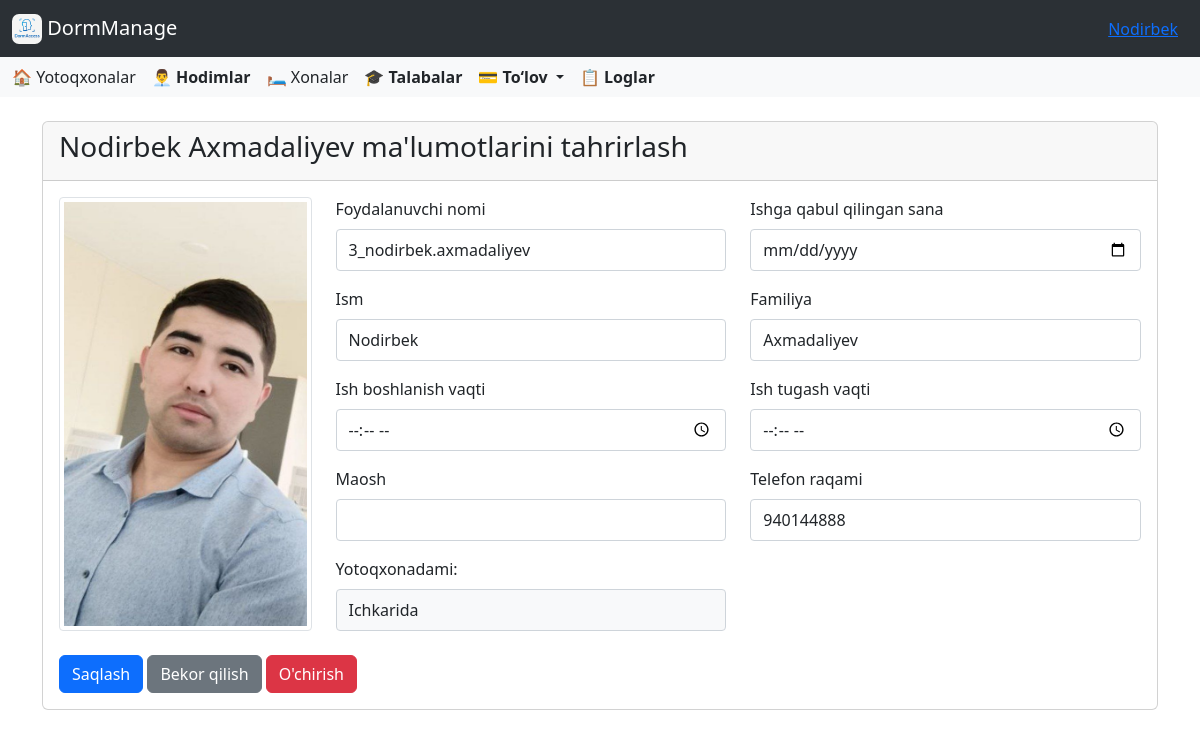
Screenshot of /employees/3/update/ (signed in) with the database file from the repository.
### accounts/models.py (models this page shows, shortened)
class CustomUser(AbstractUser):
    id = AutoIncrementField(start_from=1)
    ROLE_CHOICES = [
        ('director', 'Direktor'),
        ('employee', 'Xodim'),
    ]
    role = models.CharField(
        max_length=10,
        choices=ROLE_CHOICES,
        default='other',
        verbose_name='Lavozim'
    )
    work_start = models.TimeField(
        verbose_name='Ish boshlanish vaqti',
        null=True,
        blank=True
    )
    work_end = models.TimeField(
        verbose_name='Ish tugash vaqti',
        null=True,
        blank=True
    )
    phone_number = models.CharField(
        max_length=20,
        blank=True,
        verbose_name='Telefon raqami'
    )
    hire_date = models.CharField(
        max_length=10,
        null=True,
        blank=True,
        verbose_name='Ishga qabul qilingan sana'
    )
    photo = models.ImageField(
        upload_to=staff_photo_upload_path,
        blank=False,
        null=False,
        verbose_name='Hodim surati'
    )
    salary = models.PositiveIntegerField(
        verbose_name='Maosh',
        null=True,
        blank=True,
        help_text="Hodimning maoshi (so'mda)"
    )
    is_in_dormitory = models.BooleanField(default=False)

### accounts/views.py (the view, shortened to what this page needs)
# urls.py: path('<int:pk>/update/', EmployeeUpdateView.as_view(), name='employee_update'),
class EmployeeUpdateView(LoginRequiredMixin, DirectorAccessMixin, UpdateView):
    model = CustomUser
    form_class = CustomUserUpdateForm
    template_name = 'accounts/employee_update.html'
    success_url = reverse_lazy('employees')
    def get_context_data(self, **kwargs):
        context = super().get_context_data(**kwargs)
        context['title'] = f"{self.object.first_name} ma'lumotlarini tahrirlash"
        return context

### accounts/forms.py
class CustomUserUpdateForm(UserChangeForm):
    password = None  # Parolni bu yerda ko'rsatmaymiz, alohida forma orqali o'zgartiriladi
    class Meta:
        model = CustomUser
        fields = [
            'first_name', 'last_name',
            'work_start', 'work_end', 'phone_number',
            'hire_date', 'salary'
        ]
        widgets = {
            'work_start': forms.TimeInput(attrs={'type': 'time'}),
            'work_end': forms.TimeInput(attrs={'type': 'time'}),
            'hire_date': forms.DateInput(attrs={'type': 'date'}),
        }
    def __init__(self, *args, **kwargs):
        super().__init__(*args, **kwargs)
        self.fields['work_start'].label = 'Ish boshlanish vaqti'
        self.fields['work_end'].label = 'Ish tugash vaqti'
        self.fields['phone_number'].label = 'Telefon raqami'
        self.fields['hire_date'].label = 'Ishga qabul qilingan sana'
        self.fields['salary'].label = 'Maosh'
        self.fields['salary'].help_text = "Hodimning maoshi (so'mda)"

### accounts/views.py (called while the page is built)
    def test_func(self):
        return hasattr(self.request.user, 'director')

### templates/accounts/employee_update.html (shortened to what this page needs)
{% extends 'base.html' %}
{% block content %}
<div class="container mt-4">
    <div class="card">
        <div class="card-header">
            <h3 class="card-title">{{ object.get_full_name }} ma'lumotlarini tahrirlash</h3>
        </div>
        <div class="card-body">
            <form method="post" enctype="multipart/form-data">
                <div class="row mb-4">
                    <div class="col-md-3">
                        {% if object.photo %}
                            <img src="{{ object.photo.url }}" alt="Hodim surati" class="img-thumbnail w-100 h-100 object-fit-cover">
                        {% else %}
                            <div class="bg-light text-center d-flex align-items-center justify-content-center w-100 h-100 border">
                                <i class="bi bi-person fs-1 text-muted"></i>
                            </div>
                        {% endif %}
                    </div>
                    <div class="col-md-9">
                        <div class="row mb-3">
                            <div class="col-md-6">
                                <label for="id_username" class="form-label">Foydalanuvchi nomi</label>
                                <input type="text" name="username" value="{{ form.instance.username }}" class="form-control" id="id_username" readonly>
                            </div>
                            <div class="col-md-6">
                                <label for="id_hire_date" class="form-label">Ishga qabul qilingan sana</label>
                                <input type="date" name="hire_date" value="{{ form.instance.hire_date }}" class="form-control" id="id_hire_date">
                            </div>
                        </div>
                        <div class="row mb-3">
                            <div class="col-md-6">
                                <label for="id_first_name" class="form-label">Ism</label>
                                <input type="text" name="first_name" value="{{ form.instance.first_name }}" class="form-control" id="id_first_name">
                            </div>
                            <div class="col-md-6">
                                <label for="id_last_name" class="form-label">Familiya</label>
                                <input type="text" name="last_name" value="{{ form.instance.last_name }}" class="form-control" id="id_last_name">
                            </div>
                        </div>
                        <div class="row mb-3">
                            <div class="col-md-6">
                                <label for="id_work_start" class="form-label">Ish boshlanish vaqti</label>
                                <input type="time" name="work_start" value="{{ form.instance.work_start|time:'H:i' }}" class="form-control" id="id_work_start">
                            </div>
                            <div class="col-md-6">
                                <label for="id_work_end" class="form-label">Ish tugash vaqti</label>
                                <input type="time" name="work_end" value="{{ form.instance.work_end|time:'H:i' }}" class="form-control" id="id_work_end">
                            </div>
                        </div>
                        <div class="row">
                            <div class="col-md-6">
                                <label for="id_salary" class="form-label">Maosh</label>
                                <input type="number" name="salary" value="{{ form.instance.salary }}" class="form-control" id="id_salary">
                            </div>
                            <div class="col-md-6">
                                <label for="id_phone_number" class="form-label">Telefon raqami</label>
                                <input type="text" name="phone_number" value="{{ form.instance.phone_number }}" class="form-control" id="id_phone_number">
                            </div>
                        </div>
                        <div class="row mt-3">
    <div class="col-md-6">
        <label class="form-label">Yotoqxonadami:</label>
        <input type="text"
               class="form-control bg-light"
               value="{{ object.is_in_dormitory|yesno:'Ichkarida,Tashqarida' }}"
               readonly>
    </div>
</div>
                    </div>
                </div>
                <div class="form-group mt-4">
                    <button type="submit" class="btn btn-primary">Saqlash</button>
                    <a href="{% url 'employees' %}" class="btn btn-secondary">Bekor qilish</a>
                    <button type="button" class="btn btn-danger" data-bs-toggle="modal" data-bs-target="#deleteModal">
                        O'chirish
                    </button>
                </div>
            </form>
        </div>
    </div>
</div>
{% endblock %}

### templates/base.html (shortened to what this page needs)
<!DOCTYPE html>
<html lang="en">
<head>
    <link href="https://cdn.jsdelivr.net/npm/bootstrap@5.3.5/dist/css/bootstrap.min.css" rel="stylesheet">
    <link rel="stylesheet" href="https://cdnjs.cloudflare.com/ajax/libs/font-awesome/6.0.0/css/all.min.css">
    <link rel="stylesheet" href="https://cdn.jsdelivr.net/npm/bootstrap-icons@1.10.5/font/bootstrap-icons.css">
    <link href="https://cdn.jsdelivr.net/npm/select2@4.1.0-rc.0/dist/css/select2.min.css" rel="stylesheet" />
</head>
<body>
<nav class="navbar bg-body-tertiary" data-bs-theme="dark">
  <div class="container-fluid">
    <a class="navbar-brand" href="{% url 'dashboard' %}">
      <img src="/media/images/icon.png" alt="Logo" style="width:30px; height:30px; border-radius:7px" class="d-inline-block align-text-top">
      DormManage
    </a>
    <div class="ms-auto" style="margin: 0 10px;">
      <a href="#" class="text-primary text-decoration-underline" data-bs-toggle="modal" data-bs-target="#userInfoModal">
        {{ user.first_name }}
      </a>
    </div>
  </div>
</nav>
<nav class="navbar bg-body-tertiary">
  <div class="container-fluid">
    <div class="d-none d-lg-flex gap-3 align-items-center">
  {% if user.role == 'director' %}
  <a class="nav-link" href="{% url 'dormitories' %}">🏠 Yotoqxonalar</a>
  <a class="nav-link" href="{% url 'employees' %}"><strong>👨‍💼 Hodimlar</strong></a>
  {% endif %}
  <a class="nav-link" href="{% url 'rooms' %}">🛏️ Xonalar</a>
  <a class="nav-link" href="{% url 'students' %}"><strong>🎓 Talabalar</strong></a>
  <div class="nav-item dropdown">
    <a class="nav-link dropdown-toggle" href="#" role="button" data-bs-toggle="dropdown" aria-expanded="false">
      <strong>💳 To‘lov</strong>
    </a>
  </div>
  <a class="nav-link" href="{% url 'logs' %}"><strong>📋 Loglar</strong></a>
</div>
  </div>
</nav>
{% block content %}
{% endblock %}
</body>
</html>

### templates/accounts/employee_update.html (style rules this page uses)
.form-control, .form-select { padding: 8px 12px; border: 1px solid #ced4da; border-radius: 4px; transition: border-color 0.15s ease-in-out, box-shadow 0.15s ease-in-out; }
label { font-weight: 500; margin-bottom: 5px; display: block; }
.img-thumbnail { border: 1px solid #dee2e6; border-radius: 4px; padding: 4px; background-color: #fff; }

### rows the page displays
CustomUser: first_name "Nodirbek"
CustomUser: get_full_name "Nodirbek Axmadaliyev", photo (picture), username "3_nodirbek.axmadaliyev", first_name "Nodirbek", last_name "Axmadaliyev", phone_number "940144888", is_in_dormitory "Ichkarida"
